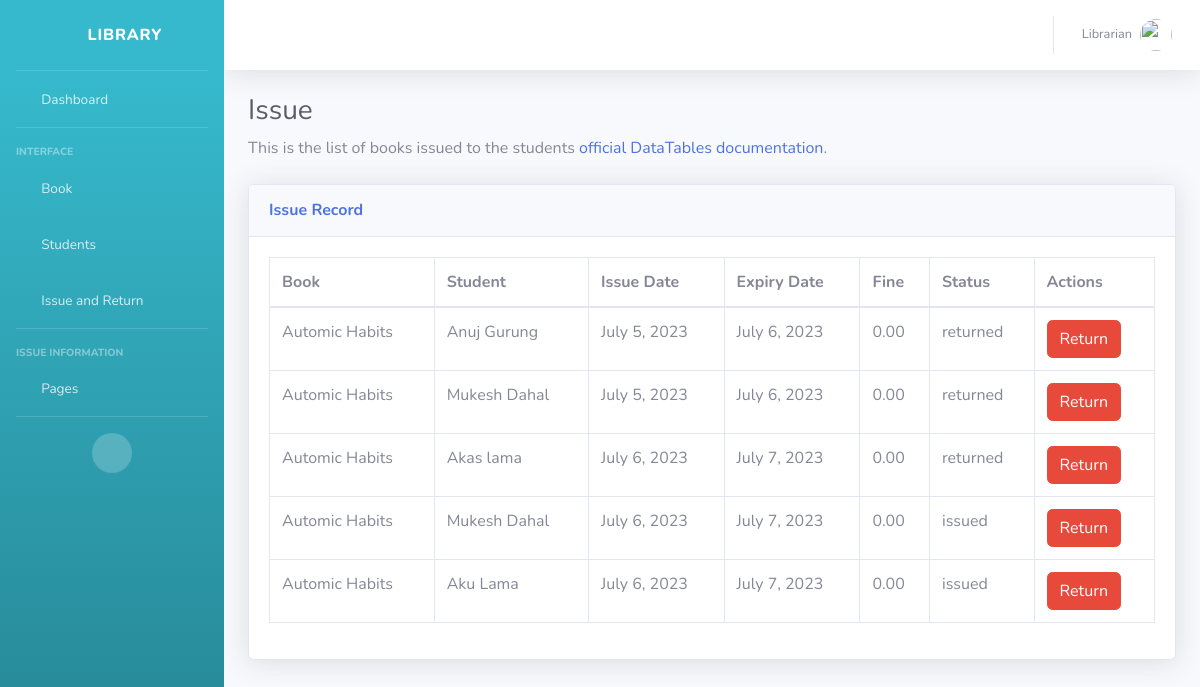
The app's page /issue_detail/ (signed in) with its own data.
### base/models.py (models this page shows, shortened)
class Issue(models.Model):
    book = models.ForeignKey(Book,null=True, on_delete=models.PROTECT)
    student = models.ForeignKey(Student,null=True, on_delete=models.PROTECT)
    issue_date = models.DateField(auto_now_add=True)
    expiry_date = models.DateField(default=expiry)
    fine = models.DecimalField(max_digits=6, decimal_places=2, default=0)
    status = models.CharField(max_length=10, choices=[('issued', 'Issued'), ('returned', 'Returned')], default='issued')

class Book(models.Model):
    title = models.CharField(max_length=200)
    author = models.CharField(max_length=200)
    isbn = models.CharField(max_length=13, unique=True)
    total_copies = models.PositiveIntegerField(default=0)
    available_copies = models.PositiveIntegerField(default=0)
    def __str__(self):
        return self.title

class Student(models.Model):
    student_id = models.CharField(max_length=64,primary_key=True, unique=True)
    name = models.CharField(max_length=64, default='')
    email = models.EmailField(max_length = 254)
    password = models.CharField(max_length=128)
    course = models.CharField(max_length=10)
    batch = models.CharField(max_length=10)
    phone_number = models.CharField(max_length=10, unique=True)
    def __str__(self):
        return str(self.name)

### base/views.py (the view)
# urls.py: path('issue_detail/', views.issue_detail, name='issue_detail'),
@login_required(login_url = '/admin_login')
def issue_detail(request):
    today = date.today()
    issues = Issue.objects.all()
    for issue in issues:
        if issue.expiry_date < today and issue.status == 'issued':
            days_overdue = (today - issue.expiry_date).days
            fine = days_overdue * 10
            issue.fine = fine
            issue.save()
    return render(request, 'base/issue/issue_detail.html', {'issues': issues})

### base/templates/base/Issue/issue_detail.html (shortened to what this page needs)
{% extends 'base/base.html' %}
{% block content %}
    <div class="container-fluid">
        <h1 class="h3 mb-2 text-gray-800">Issue</h1>
        <p class="mb-4">This is the list of books issued to the students <a target="_blank"
                href="https://www.oic.edu.np/">official DataTables documentation</a>.</p>
        <div class="card shadow mb-4">
            <div class="card-header py-3">
                <h6 class="m-0 font-weight-bold text-primary">Issue Record</h6>
            </div>
            <div class="card-body">
                <div class="table-responsive">
                    <table class="table table-bordered" id="dataTable" width="100%" cellspacing="0">
                        <thead>
                            <tr>
                                <th>Book</th>
                                <th>Student</th>
                                <th>Issue Date</th>
                                <th>Expiry Date</th>
                                <th>Fine</th>
                                <th>Status</th>
                                <th>Actions</th>
                            </tr>
                        </thead>
                        <tbody>
                            {% for issue in issues %}
                            <tr>
                                <td>{{ issue.book }}</td>
                                <td>{{ issue.student }}</td>
                                <td>{{ issue.issue_date }}</td>
                                <td>{{ issue.expiry_date }}</td>
                                <td>{{ issue.fine }}</td>
                                <td>{{ issue.status }}</td>
                                <td><a href="{% url 'base:return_book' issue.id %}" class="btn btn-danger">Return</a></td>
                            </tr>
                            {% endfor %}
                        </tbody>
                    </table>
                </div>
            </div>
        </div>
    </div>
{% endblock %}

### records on screen
Issue: book "Automic Habits", student "Anuj Gurung", issue_date "July 5, 2023", expiry_date "July 6, 2023", fine "0.00", status "returned"
Issue: book "Automic Habits", student "Mukesh Dahal", issue_date "July 5, 2023", expiry_date "July 6, 2023", fine "0.00", status "returned"
Issue: book "Automic Habits", student "Akas lama", issue_date "July 6, 2023", expiry_date "July 7, 2023", fine "0.00", status "returned"
Issue: book "Automic Habits", student "Mukesh Dahal", issue_date "July 6, 2023", expiry_date "July 7, 2023", fine "0.00", status "issued"
Issue: book "Automic Habits", student "Aku Lama", issue_date "July 6, 2023", expiry_date "July 7, 2023", fine "0.00", status "issued"
